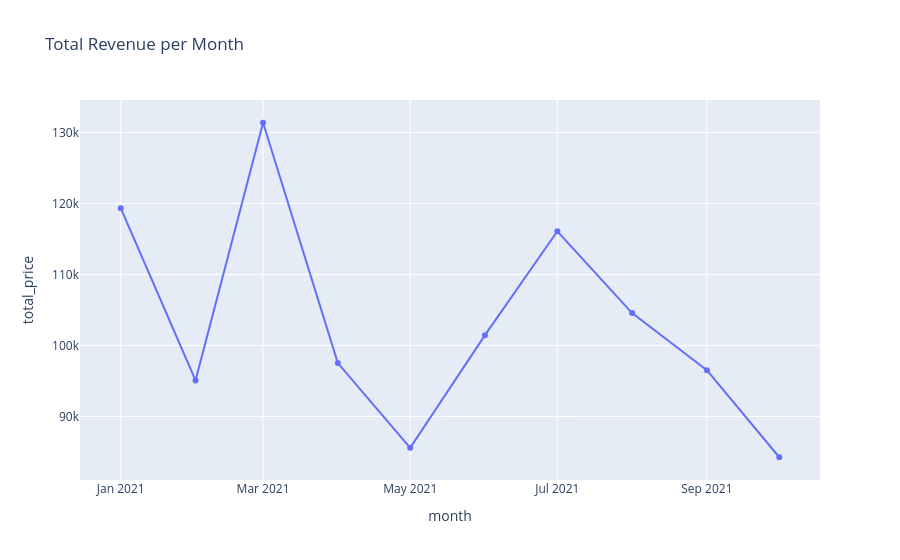

The notebook cell saved with this chart:
### Code cell
px.line(data_frame= plot_df , x= 'month' , y= 'total_price' , title='Total Revenue per Month' , markers= True)

### Figure 1 — Plotly figure (JSON) as saved in the notebook; plotly's stock layout.template omitted (floating-point values rounded to 4 significant figures)
{"data": [{"hovertemplate": "month=%{x}<br>total_price=%{y}<extra></extra>", "legendgroup": "", "line": {"color": "#636efa", "dash": "solid"}, "marker": {"symbol": "circle"}, "mode": "lines+markers", "name": "", "orientation": "v", "showlegend": false, "type": "scatter", "x": ["2021-01-01T00:00:00.000000", "2021-02-01T00:00:00.000000", "2021-03-01T00:00:00.000000", "2021-04-01T00:00:00.000000", "2021-05-01T00:00:00.000000", "2021-06-01T00:00:00.000000", "2021-07-01T00:00:00.000000", "2021-08-01T00:00:00.000000", "2021-09-01T00:00:00.000000", "2021-10-01T00:00:00.000000"], "xaxis": "x", "y": [119333, 95080, 131364, 97530, 85597, 101458, 116081, 104565, 96526, 84266], "yaxis": "y"}], "layout": {"legend": {"tracegroupgap": 0}, "title": {"text": "Total Revenue per Month"}, "xaxis": {"anchor": "y", "domain": [0, 1], "title": {"text": "month"}}, "yaxis": {"anchor": "x", "domain": [0, 1], "title": {"text": "total_price"}}}}
